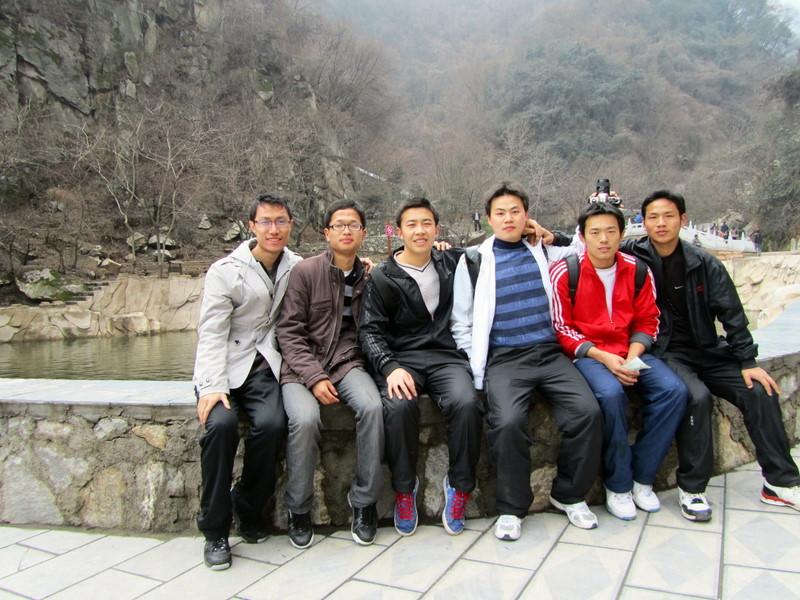
%> input picture 图像处理/test4.bmp, 800 x 600 px
$ octave image_43_2.m   (GNU Octave 9; MATLAB toolbox functions it lacks are replaced by stand-ins)
%> lines starting %> are read from the running program, lines starting %| are printed output that depends on the picture; in (x1, y1, x2, y2) boxes, pixels count from 0 and x2, y2 are one past the last pixel; in counts of white or black regions, pixels touching at a corner belong together; the program's own positions count from 1
clear;
clc;
load('freq_3.mat');
test = imread('test4.bmp');
%> test is the input picture: size 600x800x3 uint8; mean R, G, B 131.3, 126.7, 121.1
[H,W,D] = size(test);
%> H = 600; W = 800; D = 3
test = imresize(test,[H 2*W]);
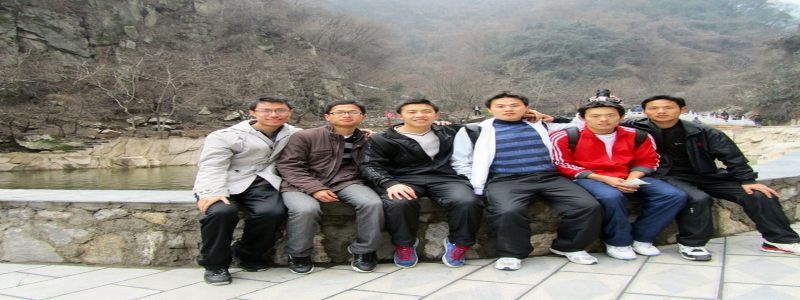
%> test: size 600x1600x3 uint8 (shown at 1/2 size); mean R, G, B 131.3, 126.7, 121.1
[H,W,D] = size(test);
%> W = 1600
v = 0.25;
L = 3;
len = 2^(3*L);
u_r = zeros(1,len);
freq = zeros(1,len);
R = zeros(1,len);
G = zeros(1,len);
B = zeros(1,len);
for i = 1:len
    bin = abs(dec2bin(i-1,3*L)-48);
    R(i) = bin2dec(num2str(bin(1:L)));
    G(i) = bin2dec(num2str(bin(L+1:L*2)));
    B(i) = bin2dec(num2str(bin(2*L+1:L*3)));
end

A = 40;
C = 40;

for i = 1:floor(H/A)
    for j = 1:floor(W/C)
        face = test((i-1)*A+1:i*A,(j-1)*C+1:j*C,1:3);
        pre_face = face;
        face = floor(double(face)./(256/2^L));
        [H1,W1,D1] = size(face);
        for z = 1:len
            freq(z) = sum(sum(face(:,:,1)==R(z) & face(:,:,2)==G(z) & face(:,:,3)==B(z)));
        end
        freq = freq./H1./W1;
        %d = 1 - sum(sqrt(u_r_3(:).*freq(:)));
        d = 0;
        for h = 1:length(u_r_3)
            d = d + sqrt(u_r_3(h)*freq(h));
        end
        d = 1 - d;

        if d <= v

            face = pre_face;
            face(1,:,1) = 255;
            face(:,1,1) = 255;
            face(H1,:,1) = 255;
            face(:,H1,1) = 255;
            face(1,:,2) = 0;
            face(:,1,2) = 0;
            face(H1,:,2) = 0;
            face(:,H1,2) = 0;
            face(1,:,3) = 0;
            face(:,1,3) = 0;
            face(H1,:,3) = 0;
            face(:,H1,3) = 0;


            test((i-1)*A+1:i*A,(j-1)*C+1:j*C,1:3) = face;
        end

    end
end
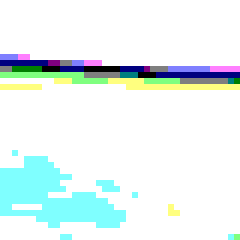
%> face: size 40x40x3 double (shown 6 times larger); mean R, G, B 6.8, 6.91, 6.9; drawn with min black and max white
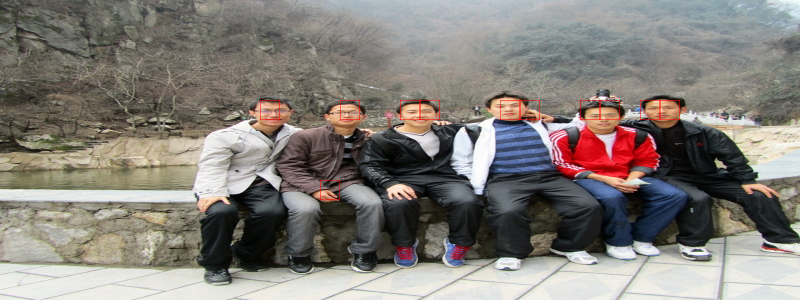
%> test: size 600x1600x3 uint8 (shown at 1/2 size); 0.18% of pixels changed, all inside (x1, y1, x2, y2) = (520, 200, 1360, 400)
%> after the loop, freq = 512 values, max 0.805 at index 512, min 0 at index 1, mean 0.00195
imshow(test);
